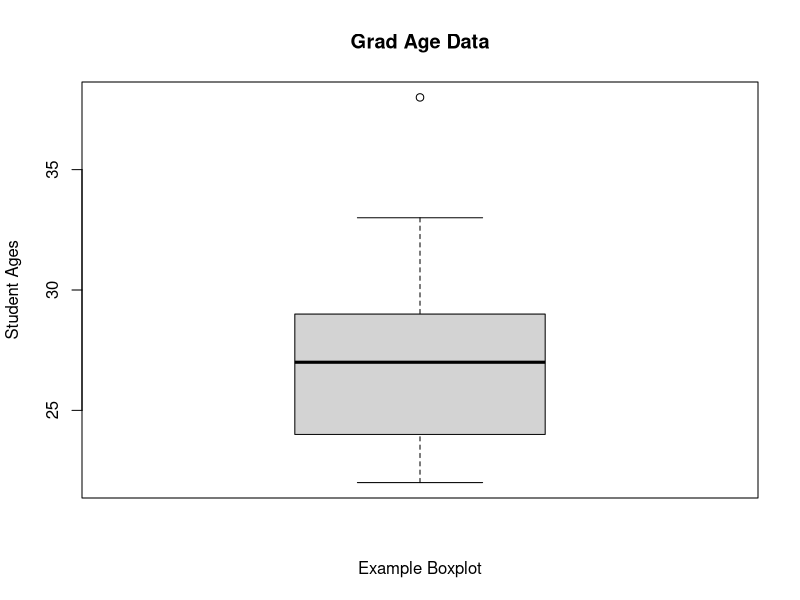
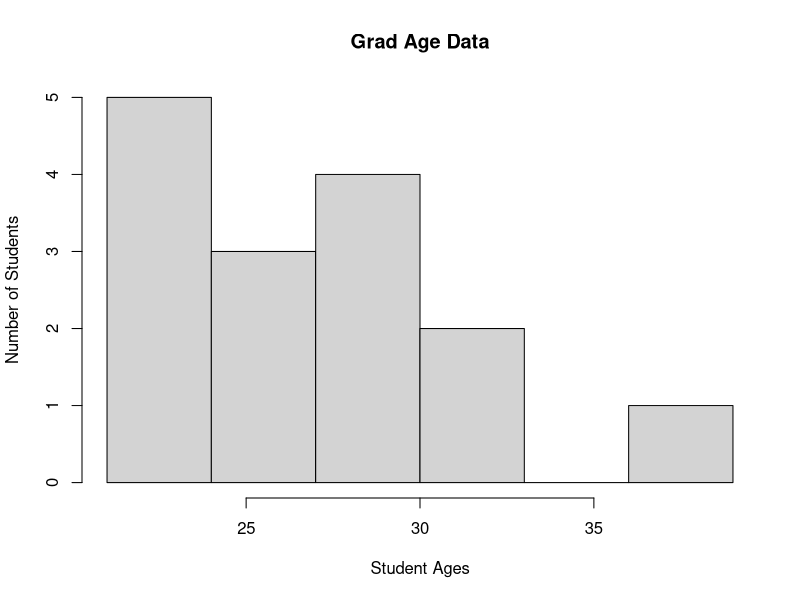

The R source for these figures, in order:
## ---- chunk 1
knitr::opts_chunk$set(echo = TRUE)
## ---- chunk 2
# This chunk is to illustrate some available options
## ---- chunk 3
2+2+5+6

## ---- chunk 4
grad_age <- data.frame(age = c(38, 26, 24, 25, 33, 22, 24,
                               27, 28, 28, 29, 22, 23, 29, 32),
                       pred_age = rep(x = 26, times = 15))
## ---- chunk 5
?boxplot


boxplot(x = grad_age$age, data = grad_age,
        main = "Grad Age Data", xlab = "Example Boxplot",
        ylab = "Student Ages")
## ---- chunk 6
?hist
hist(x = grad_age$age, data = grad_age,
     breaks = c(21, 24, 27, 30, 33, 36, 39),
     main = "Grad Age Data", xlab = "Student Ages",
        ylab = "Number of Students")
